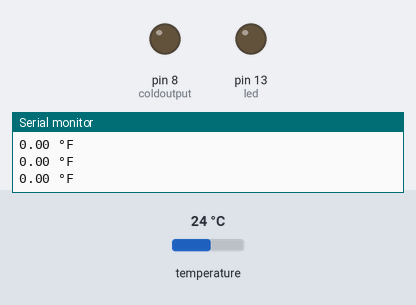
Simulated run of this sketch. Board: Arduino Uno, built with avr-gcc and run on an emulated ATmega328P. Shown: output pins drawn as LEDs (lit = HIGH), the last lines printed to the serial monitor. Wiring (inferred from the names in the program): TMP102 temperature sensor at I2C address 0x48. The inputs (shaded band) are chosen by the test bench; at power-on: temperature 24 °C.

Above: at 1.2 s.
1.3 s: temperature set to 23 °C
At 1.7 s:
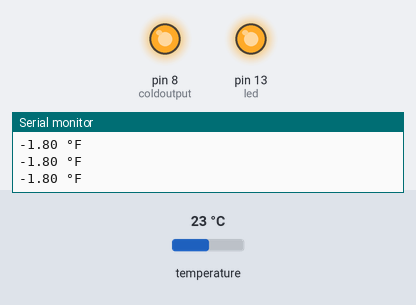
Timing chart, 0 to 4.3 s (numbered marks = the images above; inputs shaded):
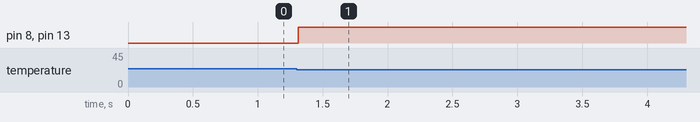

The sketch:

MissionPossible.ino
```cpp
//Arduino 1.0+ Only
//Arduino 1.0+ Only

//////////////////////////////////////////////////////////////////

//Released under the MIT License - Please reuse change and share
//Simple code for the TMP102, simply prints ambient temperature via serial
//////////////////////////////////////////////////////////////////

#include <Wire.h>


int tmp102Address = 0x48; /* ADD0 tied to ground */
int coldoutput = 8;
int led = 13;
float crook;

void setup(){
  Serial.begin(9600);
  Wire.begin();
  pinMode(coldoutput,OUTPUT);
  pinMode(led,OUTPUT);
  crook = calibrate();
  Serial.print("Calibration temp: ");
  Serial.print(crook);
  Serial.print(" ");
  Serial.write(0xC2);
  Serial.write(0xB0);
  Serial.print("F");
  Serial.write(9);
  Serial.println(" ");
}

void loop(){


  float fahrenheit = getTemperature() - crook;
  Serial.print(fahrenheit);
  Serial.print(" ");
  Serial.write(0xC2);
  Serial.write(0xB0);
  Serial.print("F");
  Serial.write(9);
  Serial.println(" ");

  if (fahrenheit < -.8) {
    digitalWrite(coldoutput,HIGH);
    digitalWrite(led,HIGH);
  } //else {
   // digitalWrite(coldoutput,LOW);
   // digitalWrite(led,LOW);
  //}


  delay(100); //just here to slow down the output. You can remove this
}

float getTemperature(){
  Wire.requestFrom(tmp102Address,2);

  byte MSB = Wire.read();
  byte LSB = Wire.read();

  //it's a 12bit int, using two's compliment for negative
  int TemperatureSum = ((MSB << 8) | LSB) >> 4;

  float celsius = TemperatureSum*0.0625;
  return (1.8 * celsius) + 32;
}

float calibrate(){

  return getTemperature();
}
```

Measured:
- the behaviour switches between 23.6 and 23.5 °C on temperature (found by bisection; images 0 and 1)
- after the input at 1.3 s, pin 8 (coldoutput), pin 13 (led): LOW → HIGH at once
